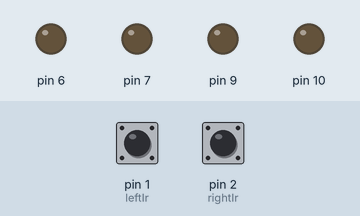
Simulated run of this sketch. Board: Arduino Uno, built with avr-gcc and run on an emulated ATmega328P. On the bench: output pins drawn as LEDs (lit = HIGH). The test bench sets the inputs (shaded band); at power-on: pin 1 (leftIr) LOW, pin 2 (rightIr) LOW.

Above: at 1.2 s.
1.3 s: pin 1 (leftIr) pulled HIGH for 0.15 s
At 1.37 s:
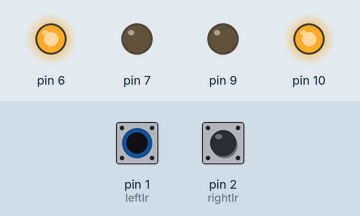
2.9 s: pin 2 (rightIr) pulled HIGH for 0.15 s
At 2.97 s:
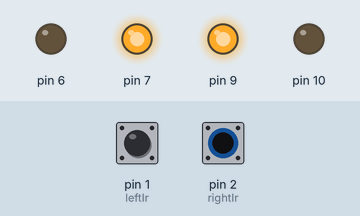
4.5 s: pin 2 (rightIr) pulled HIGH for 3.2 s
At 8.1 s:
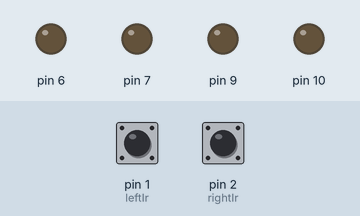
9.2 s: pin 1 (leftIr) pulled HIGH for 3.2 s
At 10.4 s:
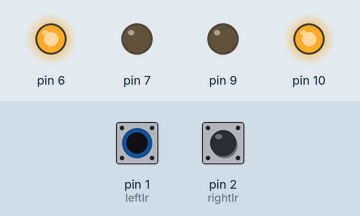
13.9 s: pin 1 (leftIr) driven HIGH and pin 2 (rightIr) driven HIGH
At 15.2 s:
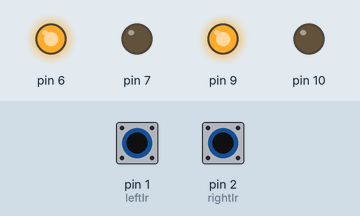
Timing chart, 0 to 16.4 s (numbered marks = the images above; inputs shaded):
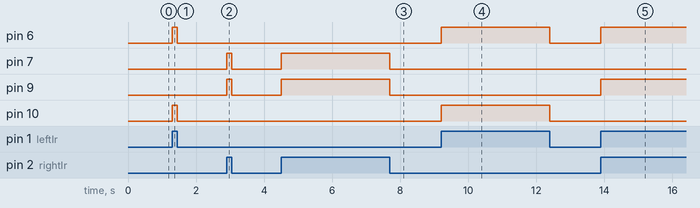

Measured:
- after the input at 1.3 s, pin 6, pin 10: LOW → HIGH at once, → LOW 0.15 s later
- after the input at 2.9 s, pin 7, pin 9: LOW → HIGH at once, → LOW 0.15 s later
- after the input at 4.5 s, pin 7, pin 9: LOW → HIGH at once, → LOW 3.2 s later
- after the input at 9.2 s, pin 6, pin 10: LOW → HIGH at once, → LOW 3.2 s later
- after the input at 13.9 s, pin 6, pin 9: LOW → HIGH at once

The sketch:

line_follower.ino
```cpp
#include "Motor.h"
#include "Car.h"

Motor mR(9,10);
Motor mL(6,7);
Car myCar(mL,mR);

int leftIr = 1;
int rightIr = 2;

void setup() {

  mR.decOutput();
  mL.decOutput();

 pinMode(leftIr,INPUT);
 pinMode(rightIr,INPUT);


}

void loop() {
  int leftir = digitalRead(leftIr);
  int rightir = digitalRead(rightIr);

  if(leftir == 1 && rightir == 1) {
   myCar.run();
  }
  else if(leftir == 0 && rightir == 1) {
   myCar.turnLeft();
  }
  else if(leftir == 1 && rightir == 0) {
   myCar.turnRight();
  }
  else {
   myCar.carStop();
  }


}
```

Car.cpp
```cpp
#include "Car.h"
#include "Motor.h"

 //first parameter is the Left Motor

  Car::Car(Motor mF, Motor mS) {
     mL = mF;
     mR = mS;
    }


   void Car::turnRight() {
    mL.goStraight();
    mR.goBack();
   }
   void Car::turnLeft() {
    mR.goStraight();
    mL.goBack();
   }
   void Car::goBackward() {
    mR.goBack();
    mL.goBack();
   }
   void Car::run() {
    mR.goStraight();
    mL.goStraight();
   }
   void Car::carStop() {
    mR.Stop();
    mL.Stop();
   }
```

Car.h
```cpp
#ifndef car_h
#define car_h

#include "Motor.h"

class Car {

   public:
   Motor mL;
   Motor mR;

   Car(Motor mF, Motor mS) ;

   void turnRight();
   void turnLeft() ;
   void goBackward() ;
   void run() ;
   void carStop() ;
  };

#endif
```

Motor.cpp
```cpp
 #include "Motor.h"


 Motor::Motor(int pinF,int pinS) {
  pin1 = pinF;
  pin2 = pinS;
 }
 Motor::Motor() { }

 void Motor::decOutput() {
  pinMode(pin1,OUTPUT);
  pinMode(pin2,OUTPUT);
 }

 void Motor::goStraight() {

  digitalWrite(pin1,HIGH);
  digitalWrite(pin2,LOW);
  }
  void Motor::turnOn() {
   Motor::goStraight();
  }

  void Motor::goBack() {
   digitalWrite(pin1,LOW);
   digitalWrite(pin2,HIGH);
  }

  void Motor::Stop() {
   digitalWrite(pin1,LOW);
   digitalWrite(pin2,LOW);
  }
```

Motor.h
```cpp
#ifndef motor_h
#define motor_h

#import <Arduino.h>


class Motor {

 public:
 int pin1;
 int pin2;

 Motor(int pinF,int pinS) ;
 Motor();

 void decOutput() ;

 void goStraight() ;
  void turnOn() ;

  void goBack() ;

  void Stop() ;

 };

 #endif
```
